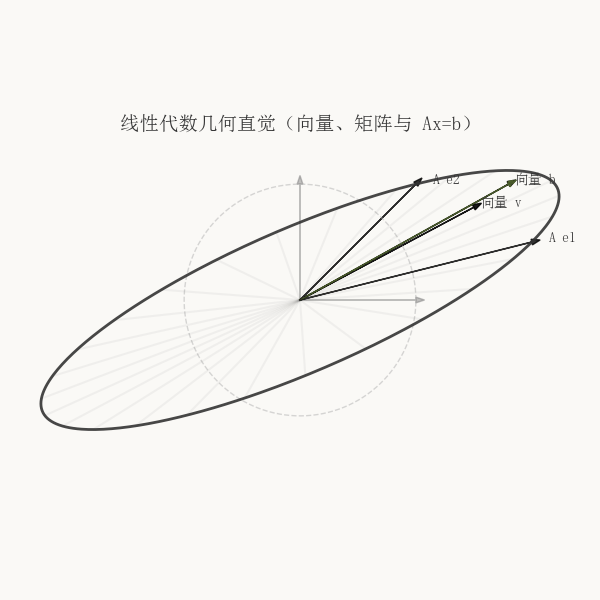

The script that drew this image:
"""
linear_algebra_wabisabi.py
高端诧寂风单图：线性代数几何直觉（向量、矩阵与 Ax=b）
特点：
- 米白背景，灰黑渐变箭头
- 暗橄榄绿突出 Ax 投影
- 中文注释，ASCII 下标避免字体缺失
"""

import numpy as np
import matplotlib.pyplot as plt

# ----------------------------
# 高端诧寂风统一设置
# ----------------------------
bg_color = "#FAF9F6"           # 米白背景
font_family = "SimSun"         # 中文字体
plt.rcParams["font.family"] = font_family
plt.rcParams["axes.unicode_minus"] = False  # 保证负号显示正常

# ----------------------------
# 基本矩阵和向量
# ----------------------------
A = np.array([[2, 1],
              [0.5, 1]])
v = np.array([1.5, 0.8])
b = np.array([1.8, 1.0])
x_candidate = np.linalg.pinv(A) @ b
b_est = A @ x_candidate

# 单位圆
theta = np.linspace(0, 2*np.pi, 400)
circle = np.vstack((np.cos(theta), np.sin(theta)))
ellipse = A @ circle

# 矩阵列 = 基向量变换
e1_t = A @ np.array([1,0])
e2_t = A @ np.array([0,1])

# ----------------------------
# 绘图
# ----------------------------
fig, ax = plt.subplots(figsize=(6,6), facecolor=bg_color)
ax.set_aspect('equal')
ax.axis('off')  # 留白感

# 单位圆（淡灰虚线）
ax.plot(circle[0], circle[1], linestyle='--', color='#B0B0B0', alpha=0.5, linewidth=1)

# 椭圆（矩阵变换结果）
ax.plot(ellipse[0], ellipse[1], color="#333333", alpha=0.9, linewidth=2)

# 渐变射线增加空间感
for i in range(0, len(ellipse[0]), 15):
    ax.plot([0, ellipse[0][i]], [0, ellipse[1][i]], color="#333333", alpha=0.05)

# 原基向量（淡灰）
ax.arrow(0,0,1,0, head_width=0.05, color='dimgray', alpha=0.4)
ax.arrow(0,0,0,1, head_width=0.05, color='dimgray', alpha=0.4)

# 变换后的基向量（黑色）
ax.arrow(0,0,e1_t[0],e1_t[1], head_width=0.05, color='black', alpha=0.8)
ax.arrow(0,0,e2_t[0],e2_t[1], head_width=0.05, color='black', alpha=0.8)
ax.text(e1_t[0]+0.15, e1_t[1], 'A e1', fontsize=10, color="#333333")
ax.text(e2_t[0]+0.15, e2_t[1], 'A e2', fontsize=10, color="#333333")

# 单个向量 v
ax.arrow(0,0,v[0],v[1], head_width=0.05, color='black', alpha=0.9)
ax.text(v[0]+0.05, v[1], '向量 v', fontsize=10, color="#333333")

# b 和 Ax 投影
ax.arrow(0,0,b[0],b[1], head_width=0.05, color='black', alpha=0.9)
ax.text(b[0]+0.05, b[1], '向量 b', fontsize=10, color="#333333")

# Ax 用暗橄榄绿强调
ax.arrow(0,0,b_est[0],b_est[1], head_width=0.05, color='#556B2F', alpha=0.8, linestyle='dashed')
# ax.text(b_est[0]+0.05, b_est[1], 'Ax', fontsize=10, color="#556B2F")

# 标题
ax.set_title("线性代数几何直觉（向量、矩阵与 Ax=b）", 
             fontsize=14, color="#333333", pad=20)

# 保存 SVG
plt.tight_layout()
plt.savefig("fig_线性代数_单图_暗橄榄强调.svg", facecolor=bg_color)
plt.show()
